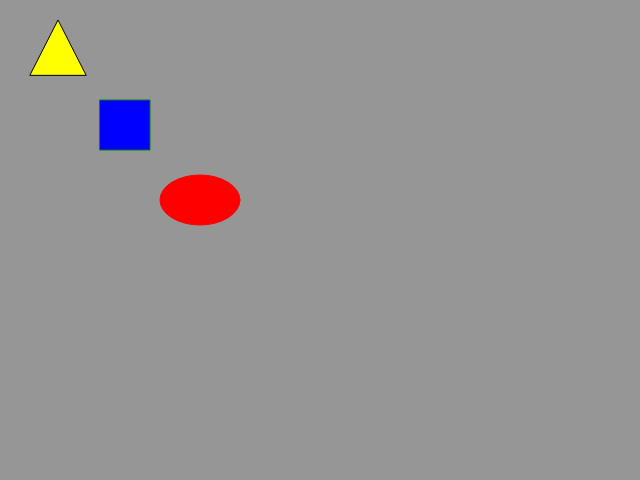
Frame 1 (no input)
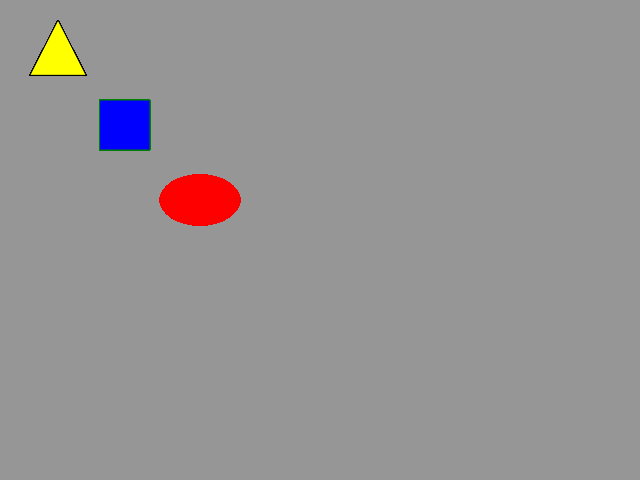
Frame 60 (no input)
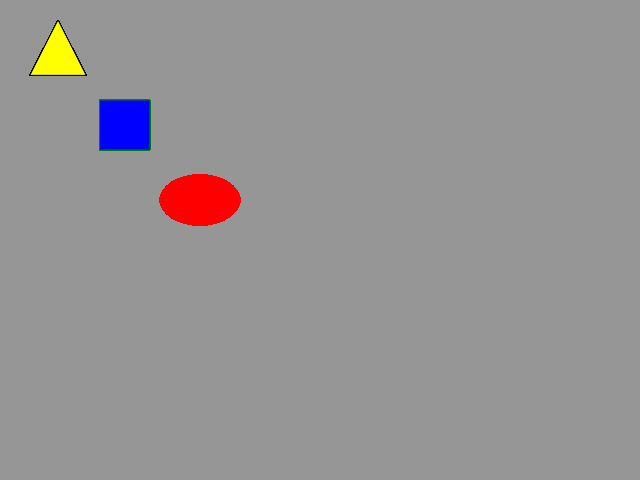
Frame 120 (the mouse pressed at the canvas centre since frame 60)

The p5.js sketch that drew these frames (run headless with seeded random() and noise() and a simulated clock; from frame 60 on, the mouse is pressed at the canvas centre):

// p5.js sketch
// ── sketch.js
function setup() {
createCanvas(640, 480);
background(150);
}

function draw() {
   fill('red');
   stroke('red')
 ellipse(200, 200, 80, 50);

    fill('blue');
    stroke('green');
  rect(100, 100, 50, 50);

  fill ('yellow');
  stroke ('black');
  triangle(30, 75, 58, 20, 86, 75);

}
